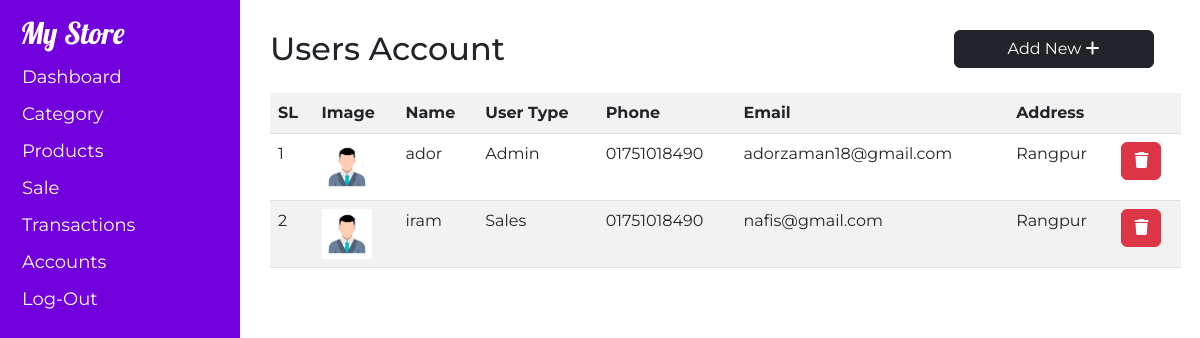
The app's page /View/accounts.php with its own data.
### tables this page shows
CREATE TABLE `users` (
  `id` int(11) NOT NULL,
  `name` varchar(25) NOT NULL,
  `phone` varchar(11) NOT NULL,
  `password` varchar(25) NOT NULL,
  `address` varchar(255) NOT NULL,
  `email` varchar(255) NOT NULL,
  `details` varchar(255) NOT NULL,
  `image` varchar(255) NOT NULL,
  `type` varchar(25) NOT NULL
);

### Model/users.php (called while the page is built)
<?php
    include('server.php');
    $sql = "SELECT * FROM users";
    $query = mysqli_query($conn, $sql);
    $result= mysqli_num_rows($query);
    $count = 0;
?>

### View/accounts.php (the view, shortened to what this page needs)
<?php include('bodyFirst.php');?>
    <div class="main-div">
        <?php include('leftpart.php'); ?>
        <div class="right-side">
            <div class="product-list">
                <h2 class="product-title">Users Account</h2>
                <a href="add-user.php" class="btn btn-dark add-new-btn">Add New <i class="fa-solid fa-plus"></i></a>
            <div class="all-user">
                <table class="table table-striped">
                <?php include('../model/users.php');if($result>0){?>
                    <tr>
                        <th>SL</th>
                        <th>Image</th>
                        <th>Name</th>
                        <th>User Type</th>
                        <th>Phone</th>
                        <th>Email</th>
                        <th>Address</th>
                        <th></th>
                    </tr>
                <?php while($row=mysqli_fetch_assoc($query)){$count++;?>
                    <tr>
                        <td><?php echo $count;?></td>
                        <td> <img src="<?php echo $row['image'];?>" alt="" class="p-img">
                        </td>
                        <td><?php echo $row['name'];?></td>
                        <td><?php echo $row['type'];?></td>
                        <td><?php echo $row['phone'];?></td>
                        <td><?php echo $row['email'];?></td>
                        <td><?php echo $row['address'];?></td>
                        <td>
                            <a href="#" data-id="<?php echo $row['id'];?>" class="btn btn-danger dlt-btn" title="Delete"><i class="fa-solid fa-trash"></i></a>
                        </td>
                    </tr>
                    <?php }}?>
                </table>
            </div>
            </div>
        </div>
    </div>
<?php include('bodyEnd.php');?>

### style.css (style rules this page uses)
body * { font-family: 'Montserrat', sans-serif; position: relative; }
.right-side { width: 80%; float:right; padding-left: 30px; padding-top: 30px; }
img.p-img { width: 50px; }
.product-list { width: 98%; }
.product-title { width: 75%; float: left; }
.add-new-btn { width: 200px; margin-bottom: 25px; }

### records on screen
users: image (picture), name "ador", type "Admin", phone "01751018490", email "adorzaman18@gmail.com", address "Rangpur"
users: image (picture), name "iram", type "Sales", phone "01751018490", email "nafis@gmail.com", address "Rangpur"
